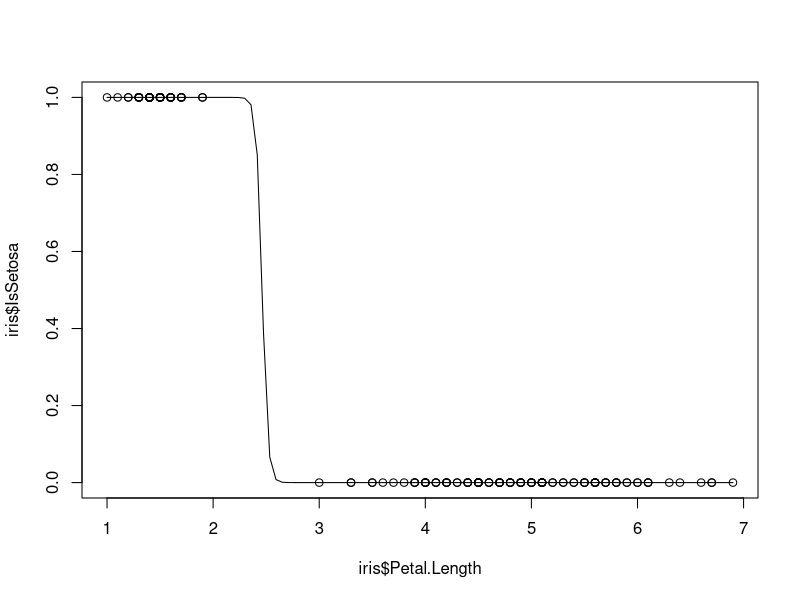

The R source for this figure:
data(iris)
iris$IsSetosa <- ifelse(iris$Species=="setosa",1,0)
model <- glm(IsSetosa ~ Petal.Length, data=iris, family=binomial)
plot(iris$Petal.Length, iris$IsSetosa)
curve(predict(model, data.frame(Petal.Length=x), type="response"), add=TRUE)
